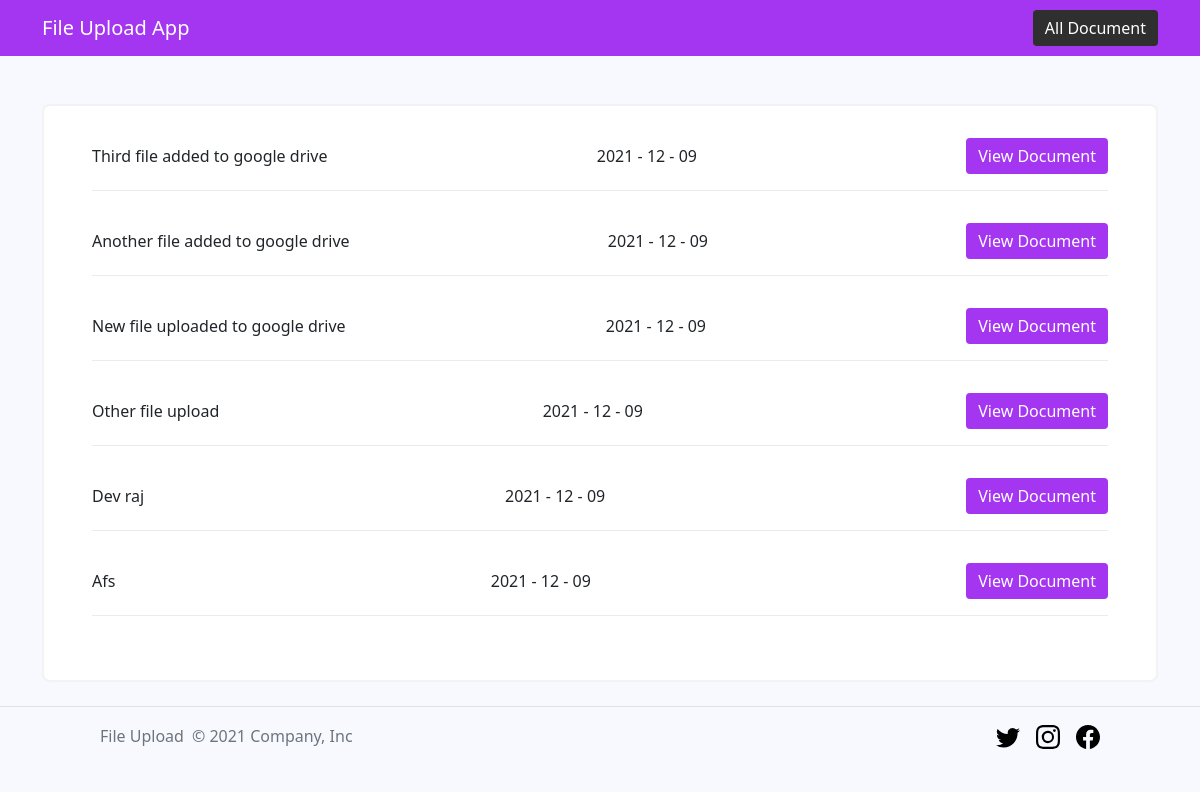
Screenshot of /details/ with the database file from the repository.
### fileUploadApp/models.py (models this page shows, shortened)
class File(models.Model):
    title = models.CharField(max_length=200)
    pub_date = models.DateTimeField('date published', auto_now_add=True)
    file = models.FileField(upload_to="files", storage=gd_storage)
    class Meta:
        ordering = ('-pub_date',)

### fileUploadApp/views.py (the view)
# urls.py: path('details/', views.details, name='details'),
def details(request):
    context = {"files": []}
    try:
        files = File.objects.all()
        for i in range(len(files)):
                    file = {}
                    file_url = str(files[i].file)
                    file["url"] = gd_storage.url(file_url)
                    file["title"] = files[i].title.capitalize()
                    file["pub_date"] = files[i].pub_date.strftime('%Y - %m -  %d')
                    context['files'].append(file)
    except:
        context['files'] = []
    return render(request, 'details.html', context)

### fileUploadApp/templates/details.html (shortened to what this page needs)
{% extends 'basic.html' %} {% block body %}
<div class="container mt-5" style="min-height: 70vh">
  <div class="values">
    {% for file in files %}
    <div class="value">
      <p class="value_title">{{file.title}}</p>
      <span class="date">{{file.pub_date}}</span>
      <a
        href="{{file.url}}"
        type="button"
        class="btn btn-primary"
        style="background-color: #a435f0; color: white; border: 0"
      >
        View Document
      </a>
    </div>
    {% endfor %}
  </div>
</div>
{% endblock %}

### fileUploadApp/templates/basic.html (shortened to what this page needs)
{% load static %}
<!DOCTYPE html>
<html lang="en">
  <head>
    <link
      href="https://cdn.jsdelivr.net/npm/bootstrap@5.1.3/dist/css/bootstrap.min.css"
      rel="stylesheet"
    />
    <link rel="stylesheet" href="{% static '/styles.css' %}" />
  </head>
  <body>
    <nav class="navbar navbar-dark" style="background-color: #a435f0">
      <div class="container">
        <a class="navbar-brand" href="#"> File Upload App </a>
        <a
          href="{% url 'details' %}"
          type="button"
          class="btn btn-primary"
          style="background-color: #2f2f2f; color: white; border: 0"
        >
          All Document
        </a>
      </div>
    </nav>
    {% block body %}{% endblock %}
    <footer
      class="
        d-flex
        flex-wrap
        justify-content-around
        align-items-center
        py-3
        my-4
        border-top
      "
    >
      <div class="col-md-4 d-flex align-items-center">
        <a
          href="/"
          class="mb-3 me-2 mb-md-0 text-muted text-decoration-none lh-1"
        >
          File Upload
        </a>
        <span class="text-muted">© 2021 Company, Inc</span>
      </div>
      <ul class="nav col-md-4 justify-content-end list-unstyled d-flex">
        <li class="ms-3">
          <a class="text-muted" href="#"
            ></a>
        </li>
        <li class="ms-3">
          <a class="text-muted" href="#"
            ></a>
        </li>
        <li class="ms-3">
          <a class="text-muted" href="#"
            ></a>
        </li>
      </ul>
    </footer>
  </body>
</html>

### fileUploadApp/static/styles.css (style rules this page uses)
.values { display: flex; flex-direction: column; justify-content: center; align-items: center; min-width: 50vw; background-color: #fff; padding: 2rem 3rem; border-radius: 0.5rem; border: 2px solid #adb5bd2b; }
.value { display: flex; flex-direction: row; justify-content: space-between; align-items: center; padding-bottom: 1rem; width: 100%; border-bottom: 1px solid #e9ecef; margin-bottom: 2rem; }
.value_title { margin-bottom: 0; }
body { background-color: #f8f8ff; }

### rows the page displays
File: title "Third file added to google drive", pub_date "2021 - 12 - 09"
File: title "Another file added to google drive", pub_date "2021 - 12 - 09"
File: title "New file uploaded to google drive", pub_date "2021 - 12 - 09"
File: title "Other file upload", pub_date "2021 - 12 - 09"
File: title "Dev raj", pub_date "2021 - 12 - 09"
File: title "Afs", pub_date "2021 - 12 - 09"
